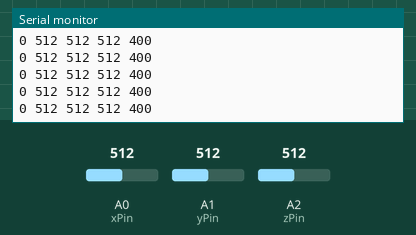
The sketch below on a simulated Arduino Uno, built with avr-gcc and run on an emulated ATmega328P. Shown: the last lines printed to the serial monitor. The inputs (shaded band) are chosen by the test bench; at power-on: A0 (xPin) = 512, A1 (yPin) = 512, A2 (zPin) = 512.

Above: at 1.2 s.
1.3 s: A0 (xPin) set to 991
At 2.4 s:
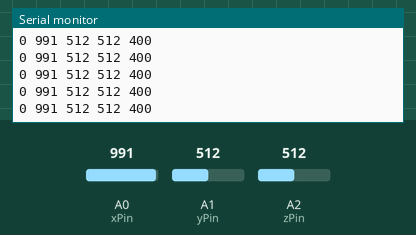
4.3 s: A0 (xPin) set to 1017
At 5.1 s:
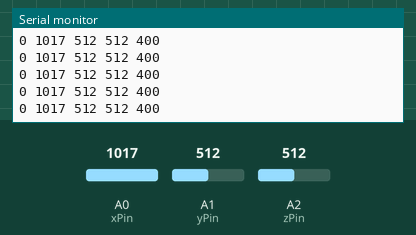
5.8 s: A1 (yPin) set to 984
At 6.5 s:
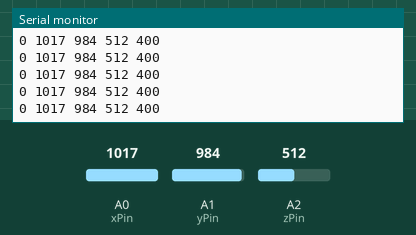
8.8 s: A1 (yPin) set to 1017
At 9.9 s:
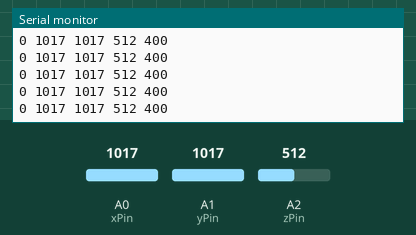
Timing chart, 0 to 11.8 s (numbered marks = the images above; inputs shaded):
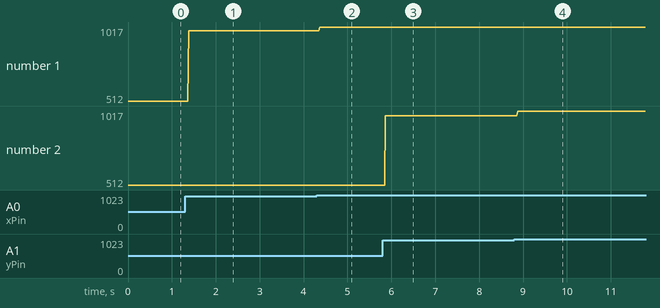

Measured:
- after the input at 1.3 s, the serial monitor: prints a new line after 0.08 s (image 1)
- after the input at 4.3 s, the serial monitor: prints a new line after 0.07 s (image 2)
- after the input at 5.8 s, the serial monitor: prints a new line after 0.06 s (image 3)
- after the input at 8.8 s, the serial monitor: prints a new line after 0.08 s (image 4)
- plotted number 1: 512 → 991 after the input at 1.3 s, 991 → 1017 after the input at 4.3 s
- plotted number 2: 512 → 984 after the input at 5.8 s

The sketch:

GetImuData.ino
```cpp
int xPin = A0;
int yPin = A1;
int zPin = A2;

void setup() {
  pinMode(xPin,INPUT);
  pinMode(yPin,INPUT);
  pinMode(zPin,INPUT);
  Serial.begin(9600);
}

void loop() {
  Serial.print(0);
  Serial.print(" ");

  Serial.print(analogRead(xPin));
  Serial.print(" ");
  Serial.print(analogRead(yPin));
  Serial.print(" ");
  Serial.print(analogRead(zPin));

  Serial.print(" ");
  Serial.println(400);
}
```
